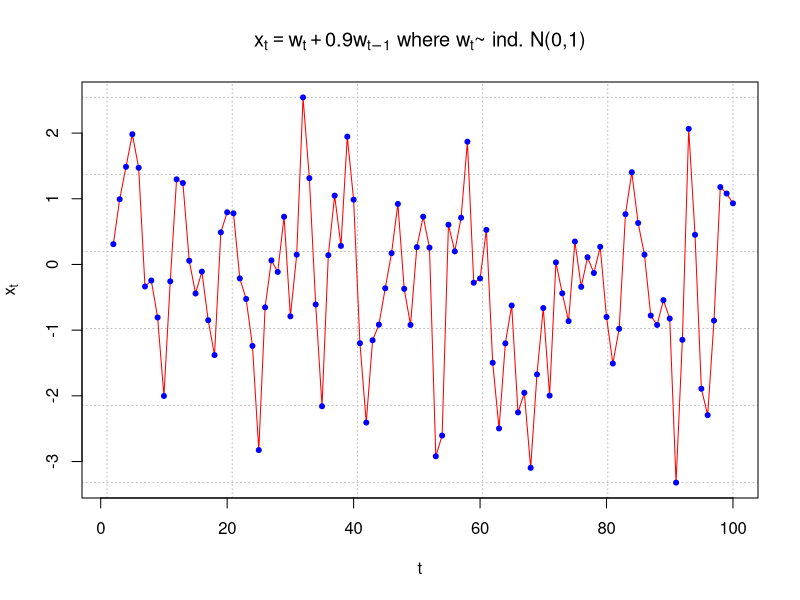
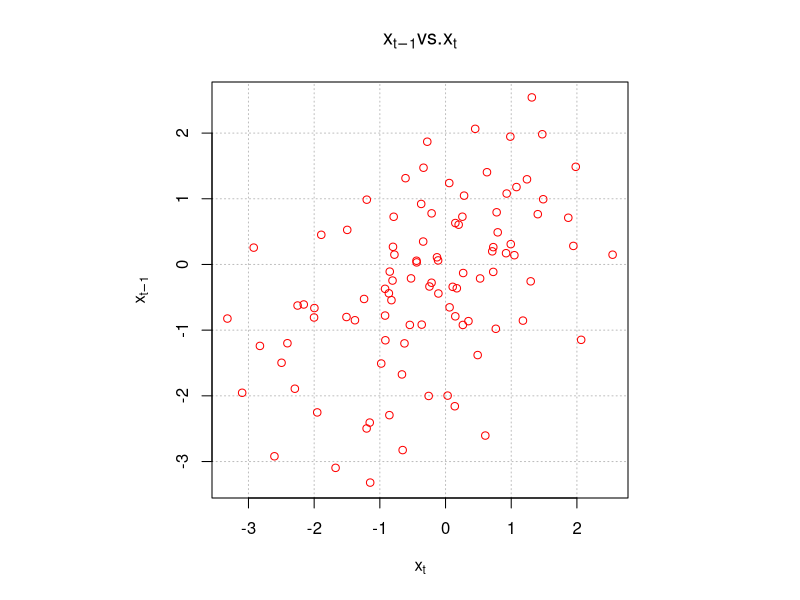
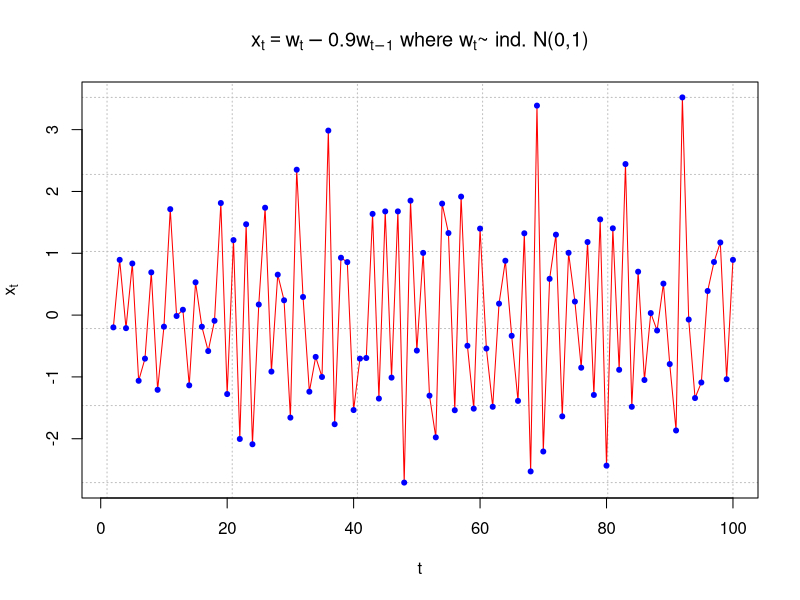
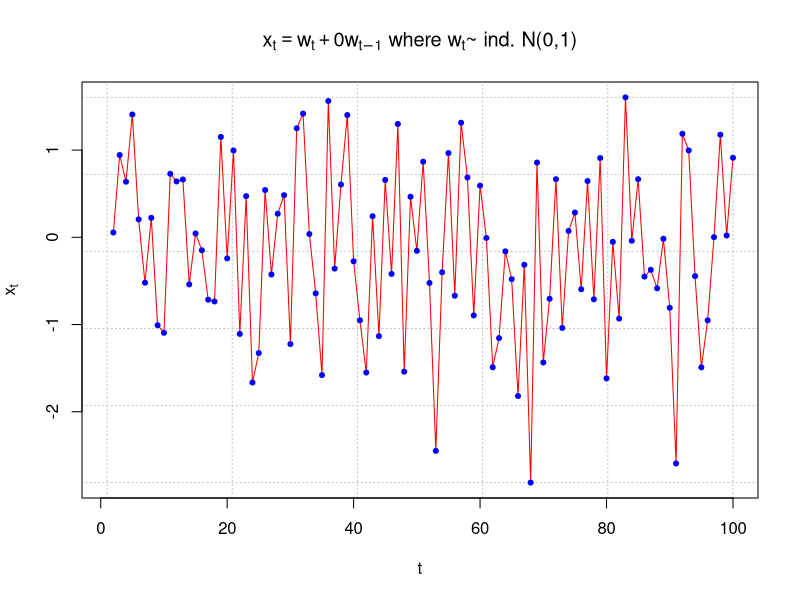

Reproduce these figures in R, in order.
## ---- chunk 1
# Simulate a white noise series 

set.seed(4599) 
w <- rnorm(n = 100, mean = 0, sd = 1)
head(w)

## ---- chunk 2
dev.new(width = 8, height = 6, pointsize = 10)  
#Opens up wider plot window than the default (good for time series plots)

#rho = 0.4972376 we will discuss why this is the numerical value later
x <- filter(x = w, filter = c(1,0.9), method = "convolution", sides = 1)

plot(x = x, ylab = expression(x[t]), xlab = "t", type = "l", col = "red", lwd = 1 ,main = expression(paste(x[t] == w[t] + 0.9*w[t-1], " where ", w[t], "~ ind. N(0,1)")) , panel.first=grid(col = "gray", lty = "dotted"))

points(x = x, pch = 20, col = "blue")

#Pearson correlation between x_t and x_t-1 
cor(x = x[3:100], y = x[2:99]) 
par(pty = "s") # square plot

#用於設置畫圖的視窗的約束比例（plotting window aspect ratio）。具體而言，pty 參數指定了圖形的寬度和高度之間的比例。
# "s" 表示圖形的寬度和高度應該按比例相等，也就是說，產生的圖形將是正方形，而不是預設的矩形。

plot(x = x[3:100], y = x[2:99], ylab = expression(x[t-1]),
    xlab = expression(x[t]), col = "red", type = "p",
    main = expression(paste(x[t-1], "vs.", x[t])),
    panel.first=grid(col = "gray", lty = "dotted"))
  
par(pty = "m") # Return to normal
## ---- chunk 3
#rho = -0.4972376
x <- filter(x = w, filter = c(1,-0.9), method = "convolution", sides = 1)

plot(x = x, ylab = expression(x[t]), xlab = "t", type = "l", col = "red", lwd = 1 ,main = expression(paste(x[t] == w[t] - 0.9*w[t-1], " where ", w[t], "~ ind. N(0,1)")) , panel.first=grid(col = "gray", lty = "dotted"))
  
points(x = x, pch = 20, col = "blue")
  
cor(x = x[3:100], y = x[2:99]) 

## ---- chunk 4
#rho = 0
x <- filter(x = w, filter = c(1,0), method = "convolution", sides = 1)

plot(x = x, ylab = expression(x[t]), xlab = "t", type = "l", col = "red", lwd = 1 ,main = expression(paste(x[t] == w[t] + 0*w[t-1], " where ", w[t], "~ ind. N(0,1)")) , panel.first=grid(col = "gray", lty = "dotted"))

points(x = x, pch = 20, col = "blue")

cor(x = x[3:100], y = x[2:99]) 
cor.test(x = x[3:100], y = x[2:99]) #Not significant 
